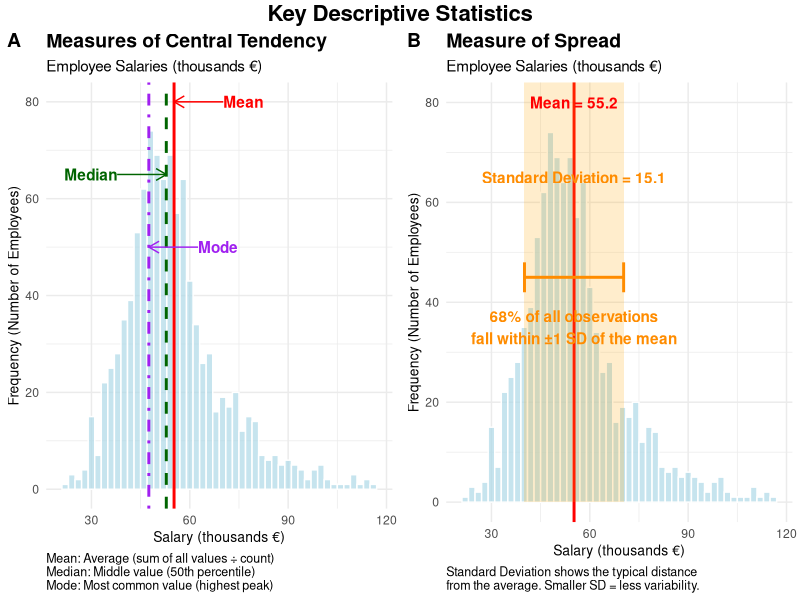
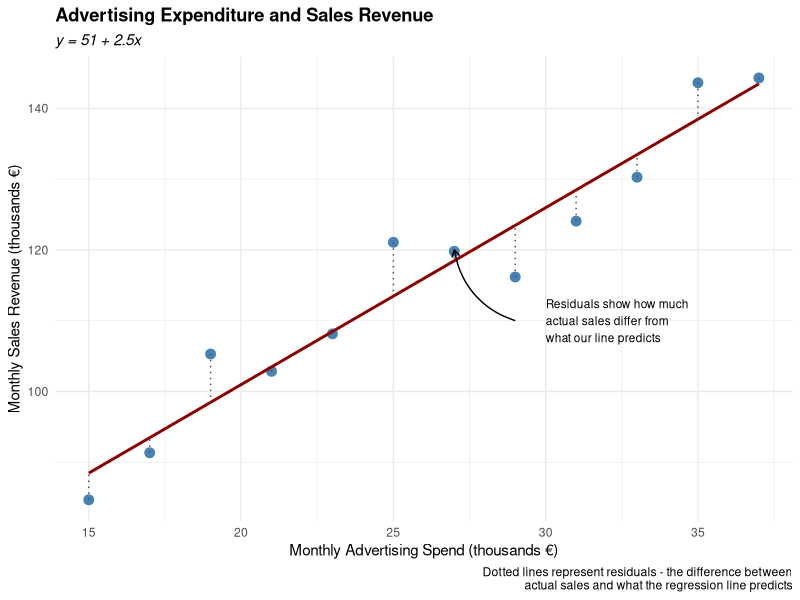
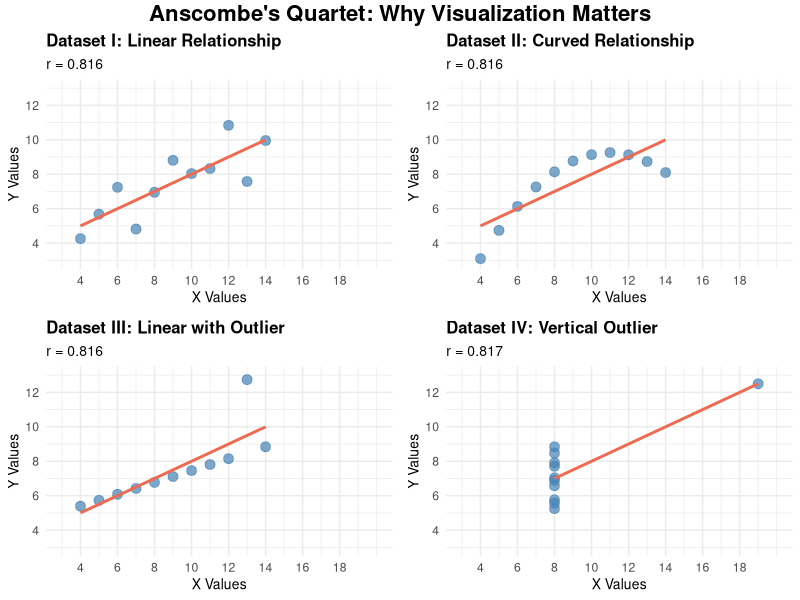

The R source for these figures, in order:
## ---- chunk 1
#| code-summary: "Packages used in R examples"
library(dplyr)
library(tidyr)
library(stringr)
library(ggplot2)
library(ggpubr)
library(knitr)
## ---- chunk 2
# Computing measures of central tendency in R
# Using business-relevant sample data: employee salaries in thousands of euros
salaries <- c(35, 38, 42, 45, 48, 52, 55, 58, 62, 120)

# Mean - notice how the outlier (120k) affects it
mean_salary <- mean(salaries)

# Median - more robust to outliers
median_salary <- median(salaries)

# Mode (R doesn't have a built-in mode function, so you can create one yourself)
get_mode <- function(x) {
 unique_x <- unique(x)
 unique_x[which.max(tabulate(match(x, unique_x)))]
}

# Use synthetic department data
departments <- c(
  "Sales", "IT", "Sales", "Marketing", "IT", "Sales", "HR", "IT", "Sales")
mode_dept <- get_mode(departments) # Gives most common department

## ---- chunk 3
# Using dplyr for grouped calculations 
library(dplyr)

# Example with employee data by department
set.seed(123) # for reproducibility
employee_data <- data.frame(
 department = rep(c("Sales", "IT", "Marketing"), each = 10),
 salary = c(
   rnorm(10, mean = 45, sd = 5),  # Sales
   rnorm(10, mean = 55, sd = 8),  # IT
   rnorm(10, mean = 48, sd = 6)   # Marketing
 )
)

# Calculate measures by department
dept_summary <- employee_data %>%
 group_by(department) %>%
 summarise(
   mean_salary = round(mean(salary), 2),
   median_salary = round(median(salary), 2),
   .groups = 'drop'
 )
## ---- chunk 4
#| label: fig-stats
#| fig-cap: "An illustration of typical measures of centrality and spread."

# Create a slightly right-skewed dataset (more realistic for business data like salaries)
set.seed(123)
# Create a mixture of two normal distributions for a slightly skewed result
data1 <- rnorm(800, mean = 50, sd = 10)
data2 <- rnorm(200, mean = 75, sd = 15)
values <- c(data1, data2)

# Create a data frame
df <- data.frame(values = values)

# Calculate key statistics
data_mean <- mean(values)
data_median <- median(values)
data_sd <- sd(values)

# Find the mode (bin with highest frequency)
hist_data <- hist(values, plot = FALSE, breaks = 30)
mode_bin <- hist_data$mids[which.max(hist_data$counts)]

# Create ranges for standard deviation visualization
lower_sd <- data_mean - data_sd
upper_sd <- data_mean + data_sd

# Create common plot elements to ensure consistency
common_theme <- theme_minimal() +
  theme(
    plot.title = element_text(face = "bold", size = 14),
    plot.subtitle = element_text(size = 11),
    axis.title = element_text(size = 10)
  )

# PLOT 1: Central Tendency (Mean, Median, Mode)
note_distance <- 15
central_tendency_plot <- ggplot(df, aes(x = values)) +
  # Create histogram
  geom_histogram(binwidth = 2, fill = "lightblue", color = "white", alpha = 0.7) +
  
  # Add vertical lines for mean, median and mode
  geom_vline(xintercept = data_mean, color = "red", linewidth = 1.0, linetype = "solid") +
  geom_vline(xintercept = data_median, color = "darkgreen", linewidth = 1.0, linetype = "dashed") +
  geom_vline(xintercept = mode_bin, color = "purple", linewidth = 1.0, linetype = "dotdash") +
  
  # Add annotations
  annotate("text", x = data_mean + note_distance, y = 80, label = "Mean", 
           color = "red", fontface = "bold", hjust = 0) +
  annotate("text", x = data_median - note_distance, y = 65, label = "Median", 
           color = "darkgreen", fontface = "bold", hjust = 1) +
  annotate("text", x = mode_bin + note_distance, y = 50, label = "Mode", 
           color = "purple", fontface = "bold", hjust = 0) +
  
  # Add arrows to point at key features
  annotate("segment", x = data_mean + note_distance, xend = data_mean, y = 80, yend = 80, 
           arrow = arrow(length = unit(0.3, "cm")), color = "red") +
  annotate("segment", x = data_median - note_distance, xend = data_median, y = 65, yend = 65, 
           arrow = arrow(length = unit(0.3, "cm")), color = "darkgreen") +
  annotate("segment", x = mode_bin + note_distance, xend = mode_bin, y = 50, yend = 50, 
           arrow = arrow(length = unit(0.3, "cm")), color = "purple") +
  
  # Labels
  labs(
    title = "Measures of Central Tendency",
    subtitle = "Employee Salaries (thousands €)",
    x = "Salary (thousands €)",
    y = "Frequency (Number of Employees)",
    caption = "Mean: Average (sum of all values ÷ count)\nMedian: Middle value (50th percentile)\nMode: Most common value (highest peak)"
  ) +
  common_theme +
  theme(plot.caption = element_text(hjust = 0, size = 9))

# PLOT 2: Standard Deviation
dispersion_plot <- ggplot(df, aes(x = values)) +
  # Create histogram
  geom_histogram(binwidth = 2, fill = "lightblue", color = "white", alpha = 0.7) +
  
  # Add vertical line for mean
  geom_vline(xintercept = data_mean, color = "red", linewidth = 1.0, linetype = "solid") +
  
  # Add shaded area for standard deviation
  annotate("rect", xmin = lower_sd, xmax = upper_sd, 
           ymin = 0, ymax = Inf, alpha = 0.2, fill = "orange") +
  
  # Add annotations for standard deviation
  annotate("text", x = data_mean, y = 80, label = paste("Mean =", round(data_mean, 1)), 
           color = "red", fontface = "bold") +
  annotate("text", x = data_mean, y = 65, 
           label = paste("Standard Deviation =", round(data_sd, 1)), 
           color = "darkorange", fontface = "bold") +
  
  # Add brackets to show standard deviation range
  annotate("segment", x = lower_sd, xend = upper_sd, y = 45, yend = 45, 
           linewidth = 1.0, color = "darkorange") +
  annotate("segment", x = lower_sd, xend = lower_sd, y = 42, yend = 48, 
           linewidth = 1.0, color = "darkorange") +
  annotate("segment", x = upper_sd, xend = upper_sd, y = 42, yend = 48, 
           linewidth = 1.0, color = "darkorange") +
  
  annotate("text", x = data_mean, y = 35, 
           label = "68% of all observations\nfall within ±1 SD of the mean", 
           color = "darkorange", fontface = "bold") +
  
  # Labels
  labs(
    title = "Measure of Spread",
    subtitle = "Employee Salaries (thousands €)",
    x = "Salary (thousands €)",
    y = "Frequency (Number of Employees)",
    caption = "Standard Deviation shows the typical distance\nfrom the average. Smaller SD = less variability."
  ) +
  common_theme +
  theme(plot.caption = element_text(hjust = 0, size = 9))

# Combine plots with ggarrange
combined_plot <- ggarrange(
  central_tendency_plot, dispersion_plot,
  ncol = 2, 
  labels = c("A", "B")
)

# Add an overall title
final_plot <- annotate_figure(combined_plot,
                             top = text_grob("Key Descriptive Statistics", 
                                           face = "bold", size = 16))

# Display the final plot
print(final_plot)
## ---- chunk 5
#| code-summary: R code example for range, variance, and mean
# Creating artificial business data: monthly sales figures in euros
monthly_sales <- c(
  85000, 92000, 78000, 105000, 88000, 94000, 110000, 87000, 96000, 150000)

sales_range <- range(monthly_sales)

sales_variance <- var(monthly_sales)

sales_std <- sd(monthly_sales) # Standard deviation 

## ---- chunk 6
#| code-summary: R code example for coefficient of variation

# Dataset 1: Monthly sales in euros
monthly_sales <- c(
  85000, 92000, 78000, 105000, 88000, 94000, 110000, 87000, 96000, 150000)

# Dataset 2: Customer satisfaction scores (1-5 scale)
customer_satisfaction <- c(3.8, 4.1, 3.9, 4.2, 3.7, 4.0, 4.3, 3.6, 4.1, 3.9)

# Calculate coefficient of variation for monthly sales
sales_mean <- mean(monthly_sales)
sales_sd <- sd(monthly_sales)
sales_cv <- (sales_sd / sales_mean) * 100  
# CV ~ 21% -> moderate sales variability

# Calculate coefficient of variation for customer satisfaction
satisfaction_mean <- mean(customer_satisfaction)
satisfaction_sd <- sd(customer_satisfaction)
satisfaction_cv <- (satisfaction_sd / satisfaction_mean) * 100  
# CV ~ 5%, showing very consistent satisfaction

# Key insight: while sales figures vary by thousands of euros, their 
#  coefficient of variation (around 21%) shows moderate business volatility. 
#  In contrast, customer satisfaction scores, though varying by just decimal 
#  points, have a very low coefficient of variation (around 5%), indicating 
#  remarkably consistent customer experience. 
# This comparison illustrates why coefficient of variation is so valuable in 
#  business analytics - it reveals that this company has achieved stable 
#  customer satisfaction despite fluctuating sales performance, suggesting 
#  strong service quality regardless of revenue variations.
## ---- chunk 7
#| code-summary: R code example for grouped computation

library(dplyr)

# Example with quarterly performance data
quarterly_data <- data.frame(
  quarter = rep(c("Q1", "Q2", "Q3", "Q4"), each = 6),
  revenue = c(
    rnorm(6, mean = 180, sd = 20),  # Q1
    rnorm(6, mean = 195, sd = 15),  # Q2
    rnorm(6, mean = 210, sd = 25),  # Q3
    rnorm(6, mean = 185, sd = 18)   # Q4
  )
)

quarterly_summary <- quarterly_data %>%
  group_by(quarter) %>%
  summarise(
    mean_revenue = round(mean(revenue), 2),
    std_dev_revenue = round(sd(revenue), 2),
    cv_percent = round((sd(revenue)/mean(revenue)) * 100, 1), 
    .groups = 'drop'
  )
## ---- chunk 8
# Computing correlation and covariance in R
# Creating realistic business sample data
set.seed(123)  # For reproducible results

# Relationship between advertising spend and sales
advertising_spend <- seq(10, 100, by = 5)  # In thousands of euros
sales_revenue <- advertising_spend * 2.5 + rnorm(19, mean = 0, sd = 15) + 50

# Covariance - note the units are hard to interpret
covariance_value <- cov(advertising_spend, sales_revenue)

# Correlation - much easier to interpret
correlation_value <- cor(advertising_spend, sales_revenue)

# Different correlation methods for different data types
# Pearson: for linear relationships with normally distributed data
# Spearman: for monotonic relationships, robust to outliers
cor_pearson <- cor(advertising_spend, sales_revenue, method = "pearson")
cor_spearman <- cor(advertising_spend, sales_revenue, method = "spearman")
## ---- chunk 9
#| code-summary: "Create artificial data 'business_metrics'"

library(dplyr)
# Creating a realistic business dataset
set.seed(123)
business_metrics <- data.frame(
  advertising_spend = rnorm(100, mean = 50, sd = 15),  # thousands of euros
  customer_satisfaction = rnorm(100, mean = 3.8, sd = 0.5),  # 1-5 scale
  employee_satisfaction = rnorm(100, mean = 3.5, sd = 0.6),  # 1-5 scale
  training_hours = rnorm(100, mean = 25, sd = 8)  # hours per quarter
)

# Create interdependent business metrics
business_metrics <- business_metrics %>%
  mutate(
    # Sales influenced by advertising and customer satisfaction
    sales_revenue = 100 + 
      1.2 * advertising_spend + 
      30 * customer_satisfaction + 
      rnorm(100, 0, 20),
    
    # Customer satisfaction influenced by employee satisfaction
    customer_satisfaction = customer_satisfaction + 
      0.3 * employee_satisfaction + 
      rnorm(100, 0, 0.2),
    
    # Employee satisfaction influenced by training
    employee_satisfaction = employee_satisfaction + 
      0.02 * training_hours + 
      rnorm(100, 0, 0.15),
    
    # Profit margin influenced by efficiency (inverse of spending per revenue)
    profit_margin = 15 + 
      sales_revenue * 0.1 - 
      advertising_spend * 0.5 + 
      customer_satisfaction * 2 + 
      rnorm(100, 0, 5)
  )

# Clean up the correlations by ensuring realistic ranges
business_metrics$customer_satisfaction <- pmax(
  1, pmin(5, business_metrics$customer_satisfaction))
business_metrics$employee_satisfaction <- pmax(
  1, pmin(5, business_metrics$employee_satisfaction))
## ---- chunk 10
#| code-summary: "Create correlation matrix in R"
correlation_matrix <- cor(business_metrics)
## ---- chunk 11
#| code-summary: "Visualize correlation matrix"
library(ggplot2)
library(dplyr)
library(tidyr)

# Assuming your correlation matrix is stored in 'correlation_matrix'
# First, let's understand what we're working with
correlation_visualization <- correlation_matrix %>%
  # Convert the matrix to a data frame if it isn't already
  as.data.frame() %>%
  # Add row names as a column (these are our first variable names)
  mutate(var1 = rownames(.)) %>%
  # Reshape from wide to long format
  pivot_longer(cols = -var1,           
               names_to = "var2", 
               values_to = "correlation") %>%
  # Create a more readable format for variable names
  mutate(
    var1_clean = case_when(
      var1 == "advertising_spend" ~ "Advertising Spend",
      var1 == "customer_satisfaction" ~ "Customer Satisfaction", 
      var1 == "employee_satisfaction" ~ "Employee Satisfaction",
      var1 == "training_hours" ~ "Training Hours",
      var1 == "sales_revenue" ~ "Sales Revenue",
      var1 == "profit_margin" ~ "Profit Margin",
      TRUE ~ var1
    ),
    var2_clean = case_when(
      var2 == "advertising_spend" ~ "Advertising Spend",
      var2 == "customer_satisfaction" ~ "Customer Satisfaction",
      var2 == "employee_satisfaction" ~ "Employee Satisfaction", 
      var2 == "training_hours" ~ "Training Hours",
      var2 == "sales_revenue" ~ "Sales Revenue",
      var2 == "profit_margin" ~ "Profit Margin",
      TRUE ~ var2
    )
  )

# Create the visualization
correlation_heatmap <- correlation_visualization %>%
  ggplot(aes(x = var2_clean, y = var1_clean, fill = correlation)) +
  geom_tile(color = "white", linewidth = 0.3) +
  geom_text(aes(label = round(correlation, 2)), 
            color = "black", size = 3) +
  scale_fill_gradient2(low = "darkred", mid = "white", high = "darkblue",
                       midpoint = 0, limit = c(-1, 1),
                       name = "Correlation\nCoefficient") +
  # Rotate x-axis labels for better readability
  theme_minimal() +
  theme(axis.text.x = element_text(angle = 45, hjust = 1),
        axis.title = element_blank(),
        panel.grid = element_blank()) +
  labs(title = "Business Metrics Correlation Matrix")

## ---- chunk 12
#| code-summary: "Create data and conduct regression"
# Create a simple business dataset

set.seed(123) 

 # Monthly ad expenditures in thousands of euros:
advertising_spend <- seq(15, 37, by = 2) 
# Sales in thousands with noise:
sales_revenue <- 50 + 2.5 * advertising_spend + rnorm(12, 0, 5)  

# Combine into a data frame
marketing_data <- data.frame(
  month = month.abb[1:12],
  advertising_spend = advertising_spend,
  sales_revenue = sales_revenue
)

# Run a simple linear regression
model <- lm(sales_revenue ~ advertising_spend, data = marketing_data)

# Extract coefficients for our discussion
beta0 <- coef(model)[1]  # Intercept
beta1 <- coef(model)[2]  # Slope

# Create data with regression information for plotting
marketing_data$fitted <- fitted(model)  # Predicted values from regression
marketing_data$residuals <- residuals(model)  # Differences between actual and predicted
## ---- chunk 13
#| code-summary: "R code for the visualization"
#| label: fig-regexpl
#| fig-cap: "The regression associated with the marketing example."

ggplot(marketing_data, aes(x = advertising_spend, y = sales_revenue)) +
  geom_point(size = 3, color = "steelblue") +
  geom_smooth(method = "lm", se = FALSE, color = "darkred") +
  geom_segment(aes(xend = advertising_spend, yend = fitted), 
               linetype = "dotted", color = "gray30") +
  labs(
    title = "Advertising Expenditure and Sales Revenue",
    subtitle = paste0("y = ", round(beta0, 1), " + ", round(beta1, 2), "x"),
    x = "Monthly Advertising Spend (thousands €)",
    y = "Monthly Sales Revenue (thousands €)",
    caption = "Dotted lines represent residuals - the difference between\nactual sales and what the regression line predicts"
  ) +
  annotate("text", x = 30, y = 110, 
           label = "Residuals show how much\nactual sales differ from\nwhat our line predicts", 
           size = 3, hjust = 0) +
  annotate("curve", x = 29, y = 110, xend = 27, yend = 120,
           arrow = arrow(length = unit(0.2, "cm")), curvature = -0.3) +
  theme_minimal() +
  theme(
    plot.title = element_text(face = "bold"),
    plot.subtitle = element_text(face = "italic")
  )
## ---- chunk 14
#| code-summary: "R code for the visualization"
#| label: fig-anscombe
#| fig-cap: "The four data sets making up 'Anscombe's quartet'."

# Step 1: Transform the Anscombe data into a more workable format
# The original data has separate columns for each dataset, we need to reshape it
anscombe_long <- anscombe %>%
  # Add row numbers to track observations
  mutate(observation = row_number()) %>%
  # Reshape to long format - this is where the magic happens
  pivot_longer(cols = -observation,
               names_to = "variable", 
               values_to = "value") %>%
  # Extract dataset number and variable type from column names
  mutate(
    dataset = str_extract(variable, "\\d+"),  # Extract number (1,2,3,4)
    axis = str_extract(variable, "[xy]"),     # Extract x or y
    dataset = paste("Dataset", dataset)        # Make it more readable
  ) %>%
  select(-variable) |> 
  # Reshape wider to have x and y as separate columns
  pivot_wider(names_from = axis, values_from = value)

# Step 2: Create individual scatter plots for each dataset
# We'll create a function to ensure consistency across all plots
create_anscombe_plot <- function(data_subset, title) {
  # Calculate correlation for the subtitle
  correlation <- cor(data_subset$x, data_subset$y)
  
  # Create the scatter plot with regression line
  ggplot(data_subset, aes(x = x, y = y)) +
    geom_point(size = 3, alpha = 0.7, color = "steelblue") +
    # Add regression line with confidence interval
    geom_smooth(method = "lm", se = FALSE, color = "coral2", alpha = 0.2) +
    # Ensure consistent scales across all plots for fair comparison
    scale_x_continuous(limits = c(3, 20), breaks = seq(4, 18, 2)) +
    scale_y_continuous(limits = c(3, 13), breaks = seq(4, 12, 2)) +
    labs(
      title = title,
      subtitle = paste("r =", round(correlation, 3)),
      x = "X Values",
      y = "Y Values"
    ) +
    # Clean minimal theme
    theme_minimal() +
    theme(
      plot.title = element_text(size = 12, face = "bold"),
      plot.subtitle = element_text(size = 10),
      axis.title = element_text(size = 10)
    )
}

# Step 3: Create individual plots for each dataset
plot1 <- anscombe_long %>%
  filter(dataset == "Dataset 1") %>%
  create_anscombe_plot("Dataset I: Linear Relationship")

plot2 <- anscombe_long %>%
  filter(dataset == "Dataset 2") %>%
  create_anscombe_plot("Dataset II: Curved Relationship")

plot3 <- anscombe_long %>%
  filter(dataset == "Dataset 3") %>%
  create_anscombe_plot("Dataset III: Linear with Outlier")

plot4 <- anscombe_long %>%
  filter(dataset == "Dataset 4") %>%
  create_anscombe_plot("Dataset IV: Vertical Outlier")

# Step 4: Arrange all plots in a 2x2 grid
final_plot <- ggarrange(plot1, plot2, plot3, plot4,
                       ncol = 2, nrow = 2,
                       common.legend = FALSE)

# Add an overall title to tie everything together
final_plot <- annotate_figure(final_plot,
                             top = text_grob("Anscombe's Quartet: Why Visualization Matters",
                                           face = "bold", size = 16))

# Display the final visualization
print(final_plot)
## ---- chunk 15
#| code-summary: "R code "
#| label: tbl-anscombe
#| tab-cap: "The descriptive statistics underlying 'Anscombe's quartet'."

summary_stats <- anscombe_long %>%
  group_by(dataset) %>%
  summarise(
    mean_x = round(mean(x), 2),
    mean_y = round(mean(y), 2),
    sd_x = round(sd(x), 2),
    sd_y = round(sd(y), 2),
    correlation = round(cor(x, y), 3),
    .groups = 'drop'
  )
kable(summary_stats)
